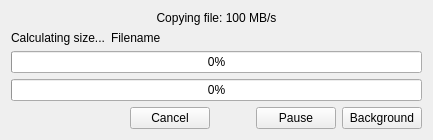
<?xml version="1.0" encoding="UTF-8"?>
<ui version="4.0">
 <class>CCopyMoveDialog</class>
 <widget class="QWidget" name="CCopyMoveDialog">
  <property name="geometry">
   <rect>
    <x>0</x>
    <y>0</y>
    <width>433</width>
    <height>137</height>
   </rect>
  </property>
  <property name="maximumSize">
   <size>
    <width>16777215</width>
    <height>137</height>
   </size>
  </property>
  <property name="windowTitle">
   <string>Dialog</string>
  </property>
  <layout class="QVBoxLayout" name="verticalLayout">
   <item>
    <widget class="QLabel" name="_lblOperationName">
     <property name="text">
      <string>Copying file: 100 MB/s</string>
     </property>
     <property name="alignment">
      <set>Qt::AlignCenter</set>
     </property>
    </widget>
   </item>
   <item>
    <layout class="QHBoxLayout" name="horizontalLayout_3" stretch="0,1">
     <item>
      <widget class="QLabel" name="_lblNumFiles">
       <property name="text">
        <string>Calculating size...</string>
       </property>
      </widget>
     </item>
     <item>
      <widget class="QLabel" name="_lblFileName">
       <property name="sizePolicy">
        <sizepolicy hsizetype="Ignored" vsizetype="Preferred">
         <horstretch>0</horstretch>
         <verstretch>0</verstretch>
        </sizepolicy>
       </property>
       <property name="text">
        <string>Filename</string>
       </property>
       <property name="textFormat">
        <enum>Qt::PlainText</enum>
       </property>
      </widget>
     </item>
    </layout>
   </item>
   <item>
    <widget class="QProgressBar" name="_fileProgress">
     <property name="value">
      <number>0</number>
     </property>
    </widget>
   </item>
   <item>
    <widget class="CProgressBarTaskbar" name="_overallProgress">
     <property name="value">
      <number>0</number>
     </property>
    </widget>
   </item>
   <item>
    <layout class="QHBoxLayout" name="horizontalLayout_2">
     <item>
      <spacer name="horizontalSpacer_2">
       <property name="orientation">
        <enum>Qt::Horizontal</enum>
       </property>
       <property name="sizeHint" stdset="0">
        <size>
         <width>40</width>
         <height>20</height>
        </size>
       </property>
      </spacer>
     </item>
     <item>
      <widget class="QPushButton" name="_btnCancel">
       <property name="text">
        <string>Cancel</string>
       </property>
      </widget>
     </item>
     <item>
      <layout class="QHBoxLayout" name="horizontalLayout">
       <item>
        <spacer name="horizontalSpacer">
         <property name="orientation">
          <enum>Qt::Horizontal</enum>
         </property>
         <property name="sizeHint" stdset="0">
          <size>
           <width>40</width>
           <height>20</height>
          </size>
         </property>
        </spacer>
       </item>
       <item>
        <widget class="QPushButton" name="_btnPause">
         <property name="text">
          <string>Pause</string>
         </property>
        </widget>
       </item>
       <item>
        <widget class="QPushButton" name="_btnBackground">
         <property name="text">
          <string>Background</string>
         </property>
        </widget>
       </item>
      </layout>
     </item>
    </layout>
   </item>
  </layout>
 </widget>
 <customwidgets>
  <customwidget>
   <class>CProgressBarTaskbar</class>
   <extends>QProgressBar</extends>
   <header location="global">taskbarprogress/cprogressbartaskbar.h</header>
  </customwidget>
 </customwidgets>
 <resources/>
 <connections/>
</ui>
